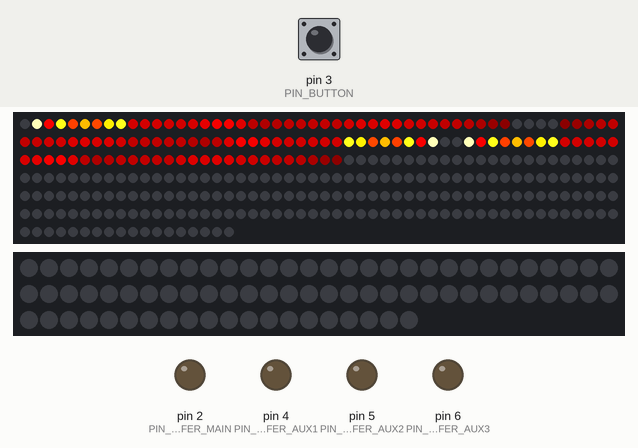
Recording of a sketch running on a simulated Arduino Uno, built with avr-gcc and run on an emulated ATmega328P. On the bench: 318 RGB LEDs in strip order, left to right, continuing on the next row, 80 RGB LEDs in strip order, left to right, continuing on the next row, output pins drawn as LEDs (lit = HIGH). Inputs (shaded band) come from the test bench; at power-on: pin 3 (PIN_BUTTON) HIGH. Colours are those a GRB WS2812 strip shows for the declared byte order; random numbers use the default seed unless the sketch sets one.

Above: at 1.2 s.
1.3 s: pin 3 (PIN_BUTTON) pulled LOW for 0.15 s
At 2.02 s:
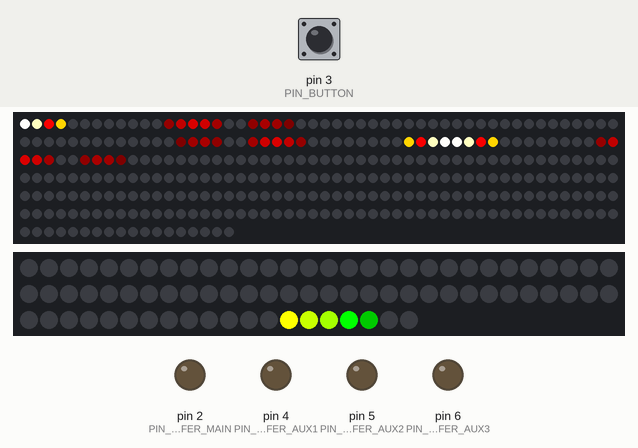
At 2.65 s:
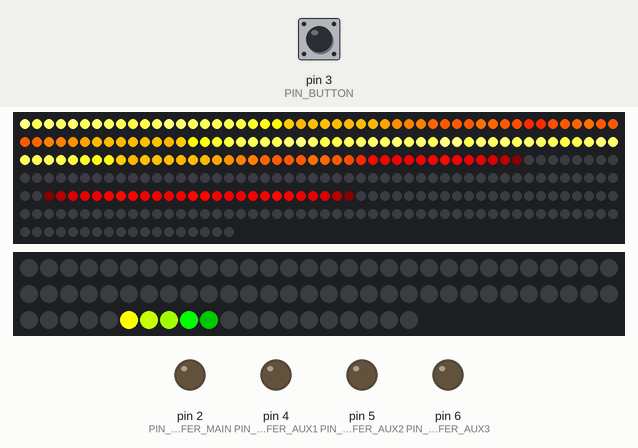
7.1 s: pin 3 (PIN_BUTTON) pulled LOW for 1 s
At 7.34 s:
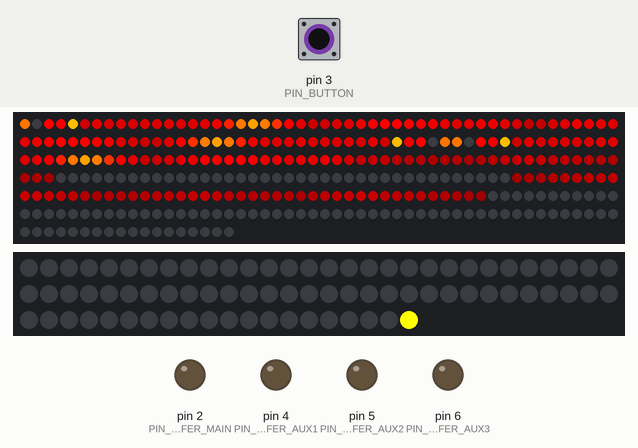
Timing chart, 0 to 18.4 s (numbered marks = the images above; inputs shaded):
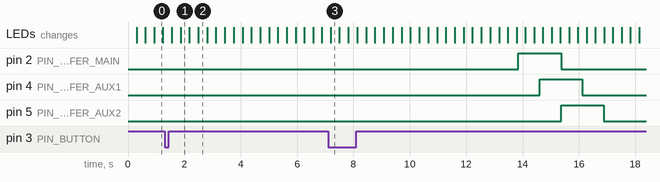

The sketch:

EternalFlameOfStupidityRewrite.ino
```cpp
#include <FastLED.h>
#include <Bounce2.h>

// ============================================================================
// 1. PIN DEFINITIONS
// ============================================================================
#define PIN_BUTTON       3
#define PIN_POOFER_MAIN  2
#define PIN_POOFER_AUX1  4
#define PIN_POOFER_AUX2  5
#define PIN_POOFER_AUX3  6
#define PIN_FIRE_DATA    7
#define PIN_FUSE_DATA    8

Bounce debouncer = Bounce();

// ============================================================================
// 2. HARDWARE GEOMETRY
// ============================================================================
const int tube1H = 43;
const int tube2H = 43;
const int tube3H = 20;

const int segLens[] = { tube1H, tube2H, tube3H };
const int numFireLED = tube1H + tube2H + tube3H;
const int NUM_PHYSICAL_FIRE = (tube1H * 3) + (tube2H * 3) + (tube3H * 3);
const int numFuseLED = 80;

// ============================================================================
// 3. GAMEPLAY & ODDS
// ============================================================================
//100% winrate, no cooldown, all poofers guaranteed
//float winPercentage = 100.0;// 30.0;
//unsigned long minTimeTillNextWinMs = 1000;// 30000;
//int pooferAux1Chance = 100.0;
//int pooferAux2Chance = 100.0;
//int pooferAux3Chance = 0;

float winPercentage = 40.0;// 30.0;
unsigned long minTimeTillNextWinMs = 90000;// 30000;
int pooferAux1Chance = 50.0;
int pooferAux2Chance = 50.0;
int pooferAux3Chance = 0;

// ============================================================================
// 4. TIMING
// ============================================================================
unsigned long targetFuseTimeMs = 5000;
unsigned long pooferTime = 1500;        // Duration of EACH step (Visuals & Valves)
unsigned long pooferNextWait = 750;     // Delay between steps
float lossSpeedMult = 1.0;
float returnSpeedMult = 1.75;

// ============================================================================
// 5. INTERNAL STATE
// ============================================================================
CRGB fire[NUM_PHYSICAL_FIRE];
CRGB fuse[numFuseLED];
byte heat[numFireLED];
float winSpeed, lossSpeed, returnSpeed;

enum GamePhase { IDLE, FUSE_BURN, POOFING };
GamePhase currentPhase = IDLE;

bool isWinner = false, isHighIntensity = false, isReturning = false;
float fusePos = -1.0;
int lossPoint = 0;
unsigned long lastWinMs = 0;

// WAVE SEQUENCER STATE
// Index: 0=Visuals, 1=Main, 2=Aux1, 3=Aux2, 4=Aux3
unsigned long stopTimes[5];
int currentStep = 0;
unsigned long nextStepTime = 0;

// FRAME LIMITER
unsigned long lastFrameMs = 0;
const int FRAME_DELAY = 16;

void setup() {
    // 1. Safety Clamp
    int safePins[] = { PIN_POOFER_MAIN, PIN_POOFER_AUX1, PIN_POOFER_AUX2, PIN_POOFER_AUX3 };
    for (int p : safePins) { digitalWrite(p, LOW); pinMode(p, OUTPUT); digitalWrite(p, LOW); }

    // 2. Button Setup
    debouncer.attach(PIN_BUTTON, INPUT_PULLUP);
    debouncer.interval(5);

    // 3. Speed Calculations
    float totalFrames = (float)targetFuseTimeMs / 16.667;
    winSpeed = (float)numFuseLED / totalFrames;
    lossSpeed = winSpeed * lossSpeedMult;
    returnSpeed = winSpeed * returnSpeedMult;

    // 4. LED Setup
    FastLED.addLeds<WS2812B, PIN_FIRE_DATA, GRB>(fire, NUM_PHYSICAL_FIRE);
    FastLED.addLeds<WS2812B, PIN_FUSE_DATA, RGB>(fuse, numFuseLED);
    FastLED.setBrightness(255);
}

void loop() {
    debouncer.update();
    handleButton();

    unsigned long now = millis();
    if (now - lastFrameMs >= FRAME_DELAY) {
        lastFrameMs = now;

        fireUpdate();

        switch (currentPhase) {
        case FUSE_BURN:
            if (fuseUpdate()) {
                if (isWinner) {
                    // Visuals start immediately, triggering the cascade
                    fill_solid(fuse, numFuseLED, CRGB::Black);
                    triggerPooferSequence();
                }
                else {
                    currentPhase = IDLE;
                }
            }
            break;

        case POOFING:
            updatePooferLogic();
            break;

        case IDLE:
            digitalWrite(PIN_POOFER_MAIN, LOW);
            break;
        }
        mapAndShow();
    }
}

void handleButton() {
    if (debouncer.fell()) {
        if (currentPhase != IDLE) return;

        int roll = random(0, 101);
        isWinner = (roll <= winPercentage);

        // Win Suppression (Cooldown Logic)
        unsigned long timeSinceWin = millis() - lastWinMs;
        if (isWinner && lastWinMs != 0 && timeSinceWin < minTimeTillNextWinMs) {
            isWinner = false; // Force Loss
        }

        lossPoint = isWinner ? numFuseLED : random(numFuseLED * 0.35, numFuseLED * 0.85);

        fusePos = -1.0;
        isReturning = false;
        isHighIntensity = false;
        currentPhase = FUSE_BURN;
    }
}

bool fuseUpdate() {
    fill_solid(fuse, numFuseLED, CRGB::Black);
    float currentSpeed = isWinner ? winSpeed : lossSpeed;

    if (!isReturning) {
        fusePos += currentSpeed;

        for (int i = 0; i < 5; i++) {
            int logicalIdx = (int)fusePos - i;
            if (logicalIdx >= 0 && logicalIdx < numFuseLED) {
                int physicalIdx = (numFuseLED - 1) - logicalIdx;
                if (i == 0)      fuse[physicalIdx] = CRGB::Yellow;
                else if (i == 1) fuse[physicalIdx] = CRGB(255, 200, 0);
                else if (i == 2) fuse[physicalIdx] = CRGB::Orange;
                else if (i == 3) fuse[physicalIdx] = CRGB::Red;
                else             fuse[physicalIdx] = CRGB(100, 0, 0);
            }
        }

        if (isWinner && fusePos >= (float)numFuseLED) return true;

        if (!isWinner && fusePos >= (float)lossPoint) {
            isReturning = true;
        }
    }
    else {
        fusePos -= returnSpeed;
        for (int i = 0; i < 5; i++) {
            int logicalIdx = (int)fusePos + i;
            if (logicalIdx >= 0 && logicalIdx < numFuseLED) {
                int physicalIdx = (numFuseLED - 1) - logicalIdx;
                fuse[physicalIdx] = CRGB::DarkRed;
                fuse[physicalIdx].fadeToBlackBy(150 + (i * 20));
            }
        }
        if (fusePos <= -5.0) return true;
    }
    return false;
}

void fireUpdate() {
    int cooling = isHighIntensity ? 40 : 100;
    int sparking = isHighIntensity ? 220 : 60;

    if (!isHighIntensity && currentPhase == FUSE_BURN && isWinner) {
        sparking = 60 + (80 * (fusePos / numFuseLED));
    }

    // "Chimney Stack" Physics (One virtual tube)
    for (int i = 0; i < numFireLED; i++) {
        heat[i] = qsub8(heat[i], random8(0, ((cooling * 10) / numFireLED) + 2));
    }
    for (int k = numFireLED - 1; k >= 2; k--) {
        heat[k] = (heat[k - 1] + heat[k - 2] + heat[k - 2]) / 3;
    }
    if (random8() < sparking) {
        heat[random8(7)] = qadd8(heat[random8(7)], random8(160, 255));
    }
}

void mapAndShow() {
    int pOff = 0, lOff = 0;
    for (int s = 0; s < 3; s++) {
        int h = segLens[s];
        for (int i = 0; i < h; i++) {
            CRGB color = HeatColor(heat[lOff + i]);
            // Note: We use the stopTimes[0] (Visuals) to drive the White Flash
            bool visualActive = (stopTimes[0] > 0);
            unsigned long visualStart = stopTimes[0] - pooferTime;

            // Ignition Flash logic: If Visuals Active, AND first 50ms, AND Bottom Tube
            if (visualActive && s == 0 && i < 3 && (millis() - visualStart < 50)) {
                color = CRGB::White;
            }
            fire[pOff + i] = color;
            fire[pOff + (h * 2) - 1 - i] = color;
            fire[pOff + (h * 2) + i] = color;
        }
        pOff += (h * 3); lOff += h;
    }
    FastLED.show();
}

void triggerPooferSequence() {
    // Reset all overlapping timers
    for (int i = 0; i < 5; i++) stopTimes[i] = 0;

    // STEP 0: Visuals (Animation Poof) - Starts Instantly
    isHighIntensity = true;
    stopTimes[0] = millis() + pooferTime;

    // Schedule Step 1 (Main Poofer)
    currentStep = 1;
    nextStepTime = millis() + pooferNextWait;

    currentPhase = POOFING;
}

void updatePooferLogic() {
    unsigned long now = millis();
    int pooferPins[] = { -1, PIN_POOFER_MAIN, PIN_POOFER_AUX1, PIN_POOFER_AUX2, PIN_POOFER_AUX3 };

    // --- 1. START NEW STEPS ---
    if (currentStep > 0 && currentStep <= 4 && now >= nextStepTime) {
        bool fire = false;

        if (currentStep == 1) {
            fire = true; // Main is guaranteed
        }
        else {
            int chance = (currentStep == 2) ? pooferAux1Chance : (currentStep == 3 ? pooferAux2Chance : pooferAux3Chance);
            int roll = random(0, 101);
            fire = (roll < chance);
        }

        if (fire) {
            digitalWrite(pooferPins[currentStep], HIGH);
            stopTimes[currentStep] = now + pooferTime;
            nextStepTime = now + pooferNextWait;
            currentStep++;
        }
        else {
            currentStep = 99; // Stop spawning
        }
    }

    // --- 2. STOP EXPIRED STEPS ---
    bool active = false;
    for (int i = 0; i < 5; i++) {
        if (stopTimes[i] > 0) {
            if (now >= stopTimes[i]) {
                if (i == 0) isHighIntensity = false; // Stop Visuals
                else digitalWrite(pooferPins[i], LOW); // Stop Valve
                stopTimes[i] = 0;
            }
            else {
                active = true; // Still running
            }
        }
    }

    // --- 3. CHECK COMPLETION ---
    if ((currentStep > 4 || currentStep == 99) && !active) {
        // Safety Force Close
        isHighIntensity = false;
        digitalWrite(PIN_POOFER_MAIN, LOW);
        digitalWrite(PIN_POOFER_AUX1, LOW);
        digitalWrite(PIN_POOFER_AUX2, LOW);
        digitalWrite(PIN_POOFER_AUX3, LOW);

        lastWinMs = now;
        currentPhase = IDLE;
    }
}
```

Measured:
- after the input at 7.1 s, pin 2 (PIN_POOFER_MAIN): LOW → HIGH after 6.8 s, → LOW 1.5 s later; pin 4 (PIN_POOFER_AUX1): LOW → HIGH after 7.5 s, → LOW 1.5 s later; pin 5 (PIN_POOFER_AUX2): LOW → HIGH after 8.3 s, → LOW 1.5 s later
